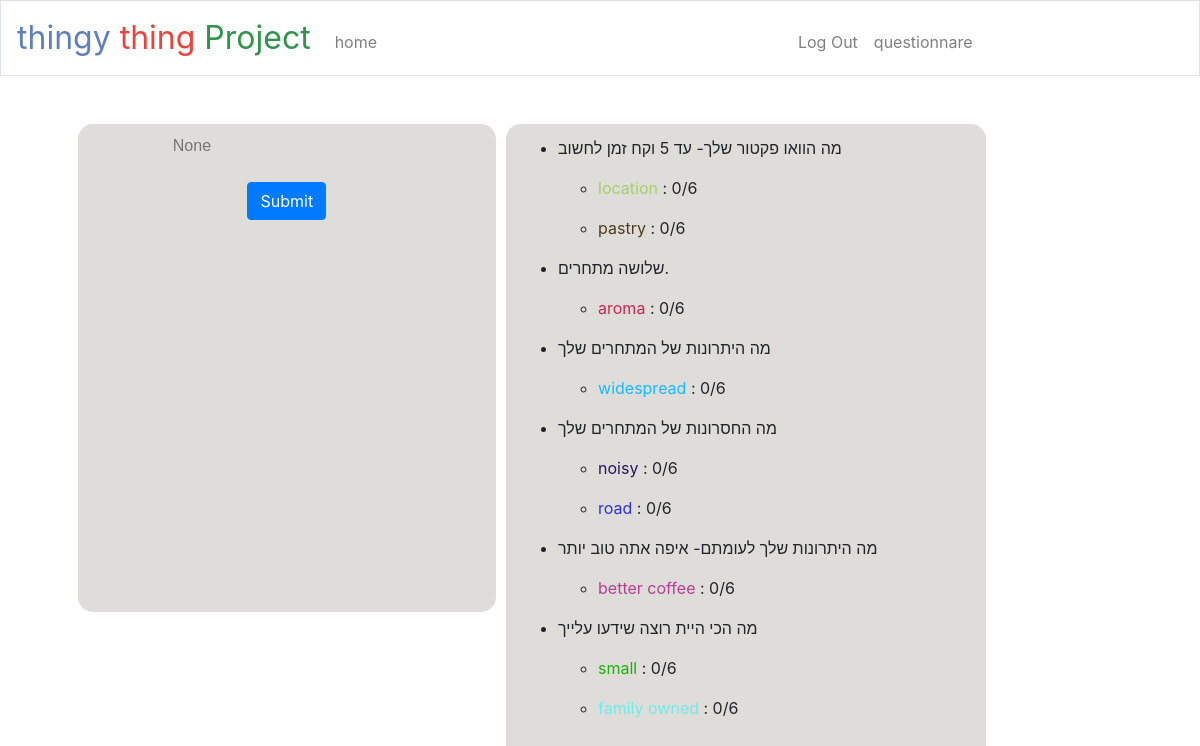
/paragraph (signed in), run on the app's committed database.
### tables this page shows
CREATE TABLE questions (id INTEGER PRIMARY KEY AUTOINCREMENT NOT NULL, question TEXT NOT NULL, answer_spaces INTEGER NOT NULL);

CREATE TABLE answers (id INTEGER PRIMARY KEY AUTOINCREMENT NOT NULL, user_id INTEGER NOT NULL, question_id INTEGER NOT NULL, answer_number INTEGER NOT NULL, answer TEXT NOT NULL);

### app.py (the view)
@app.route("/paragraph", methods=["GET", "POST"])
@login_required
def paragraph():
    results = []
    global txt
    global answers
    if request.method == "POST":
        date = 'None'
        date = request.args.get('date', default=0, type=str)
        print('DATE:', date)
        txt = request.form.get("txt")
        print(txt)
        db.execute('INSERT INTO posts (user_id, date,text) VALUES(? , ?,?)',
            session['user_id'],
            date,
            txt)
        return render_template('index.html')
    else:
        date = 0
        date = request.args.get('date', default=0, type=str)
        print('DATE:', date)
        txt = db.execute("SELECT * FROM posts WHERE user_id = ? AND date = ?", session['user_id'], date)
        answers = db.execute("SELECT * FROM answers WHERE user_id = ?", session['user_id'])
        print(txt)
        if len(txt) == 0:
            txt = 'Type Here'
        else:
            txt = txt[0]['text']
        print(txt)
        questions_and_answers = {}
        lst = []
        string = ''
        counter = 0
        for i in questions:
            specific_answers = db.execute("SELECT * FROM answers WHERE user_id = ? and question_id = ?", session['user_id'],i['id'])
            questions_and_answers[i['question']] = [i['answer'] for i in specific_answers if i['answer'] != 'None']
            lst.append(i['question'])
            string+=i["question"]+','
        for i in questions_and_answers.keys():
            var = questions_and_answers[i]
            for v in range(len(var)):
                kk = var[v]
                var[v] = [kk, color_list[counter]]
                counter+=1
            questions_and_answers[i] = var
        return render_template("paragraph.html", questions_str = string, answers=answers,questions_and_answers=questions_and_answers,txt=txt,color_list=color_list)

### app.py (called while the page is built)
@app.after_request
def after_request(response):
    response.headers["Cache-Control"] = "no-cache, no-store, must-reanswer_valueidate"
    response.headers["Expires"] = 0
    response.headers["Pragma"] = "no-cache"
    return response

### helpers.py (called while the page is built)
def login_required(f):
    @wraps(f)
    def decorated_function(*args, **kwargs):
        if session.get("user_id") is None:
            return redirect("/login")
        return f(*args, **kwargs)
    return decorated_function

### templates/paragraph.html (shortened to what this page needs)
{% extends "layout.html" %}
{% block main %}
    <div style="float:left;border-radius:15px;
    background-color: #deddd9;
    height:30.5em;width:40%;padding:1%;margin-right:1%;">
<form action="/paragraph" method="post" oninput="change()" style="">
                <input id="tex" name= "txt" placeholder="{{txt}}" spellcheck="false" onkeyup="check_word_count(tex.value)" autocomplete="off">
              <br>
            <button class="btn btn-primary" type="submit">Submit</button>
        </form>
        </div>
    <div style="float:left;">
        <div style="border-radius:15px;
        background-color: #deddd9;
        position: absolute;
            width:40%;
            height: auto;
            display:flex;text-align:left;margin-top:0px;padding:1%">
            <ul>
            {% for q in questions_and_answers.keys() %}
                {% if questions_and_answers[q] != []%}
                <li>
                    <p >{{q}}</p>
                    <ul>
                        {% for a in questions_and_answers[q] %}
                        <li>
                            <p class="Same" style="color: #{{ a[1] }} " >{{a[0]}}</p>
                            <p class="Same" id = "{{a[0]}}">: 0/6 </p>
                        </li>
                        {%endfor%}
                    </ul>
                </li>
                {%endif%}
            {%endfor%}
        </ul>
        </div>
</div>
{% endblock %}

### static/styles.css (style rules this page uses)
html, body { height: 100%; margin: 0; padding: 0; }

### templates/paragraph.html (style rules this page uses)
.Same { display:inline-block; }
#back_buffer, #tex { all:unset; display:block; position:relative; font-size:16px; font-family:arial; border:none; }
#tex { z-index:10; color:transparent; background:transparent; }

### data on the page
questions: question "מה הוואו פקטור שלך- עד 5 וקח זמן לחשוב"
answers: answer "location"
answers: answer "pastry"
questions: question "שלושה מתחרים."
answers: answer "aroma"
questions: question "מה היתרונות של המתחרים שלך"
answers: answer "widespread"
questions: question "מה החסרונות של המתחרים שלך"
answers: answer "noisy"
answers: answer "road"
questions: question "מה היתרונות שלך לעומתם- איפה אתה טוב יותר"
answers: answer "better coffee"
questions: question "מה הכי היית רוצה שידעו עלייך"
answers: answer "small"
answers: answer "family owned"
